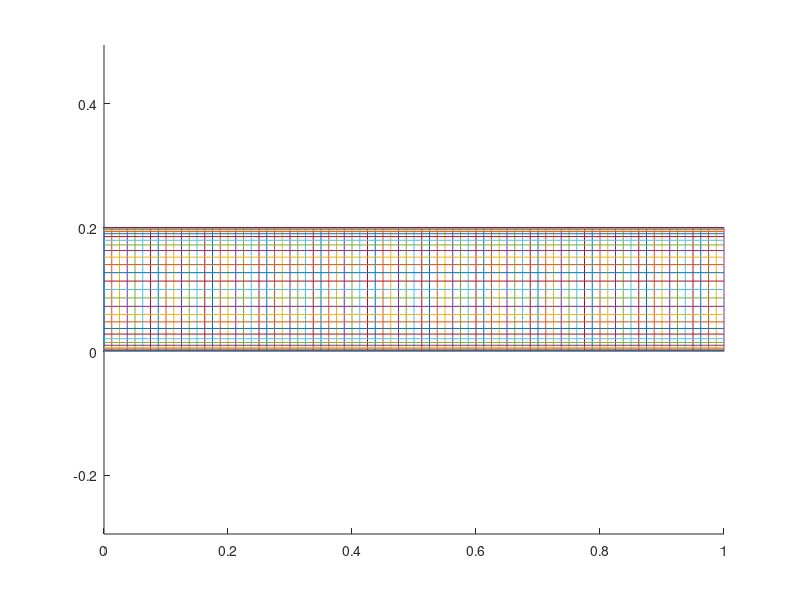

Write MATLAB code to recreate this figure.
function sit2
global geom poc;

geom = {};
poc = 0;

n1 = 80;
n2 = 30;

dy = 0.0005;

obdelnik([0,0],[1,0],[1,0.2],[0,0.2],n1,n2,1,3,1,3,dy,dy);
% obdelnik([0,0.05],[1,0.05],[1,0.1],[0,0.1],n1,n2,1,0,1,0,dy,dy);

[P,Q] = vytvor_sit;
kresli;
save 'P' P;
save 'Q' Q;

display(['Pocet bodu site je: ',num2str(length(P(:,1)))]);


function obdelnik(A,B,C,D,n1,n2,z1,z2,z3,z4,dx0,dy0)
% A, B, C, D jsou krajni body obdelnika [x,y]
% n1, n2 jsou pocty bunek v x-ove a y-ove soureadnici
% z1, z2 jsou zahusteni, 0 - doleva, 1 - nic, 2 - doprava, 3 - obe strany
global geom poc;
    X = zeros(n1+1,n2+1);
    Y = zeros(n1+1,n2+1);
    
    a = deleni(dx0,n1,norm(B-A),z1);
    b = deleni(dy0,n2,norm(C-B),z2);
    c = deleni(dx0,n1,norm(D-C),z3);
    d = deleni(dy0,n2,norm(A-D),z4);
    
    for i = 1:n1+1
        for j = 1:n2+1
            f1 = (1-a(i))*(1-d(j));
            f2 = a(i)*(1-b(j));
            f3 = c(i)*b(j);
            f4 = (1-c(i))*d(j);
            X(i,j) = A(1)*f1 + B(1)*f2 + C(1)*f3 + D(1)*f4;
            Y(i,j) = A(2)*f1 + B(2)*f2 + C(2)*f3 + D(2)*f4;
        end
    end
    
    obd{1} = n1;
    obd{2} = n2;
    obd{3} = X;
    obd{4} = Y;
    poc = poc + 1;
    geom{poc} = obd;

    
function kresli
global geom poc;
figure;
hold on;
for i = 1:poc
    obd = geom{i};
    n1 = obd{1};
    n2 = obd{2};
    X = obd{3};
    Y = obd{4};
    I = 1:n1+1;
    J = 1:n2+1;
    for i = 1:n1+1
        plot(X(i,J),Y(i,J));
    end
    for j = 1:n2+1
        plot(X(I,j),Y(I,j));
    end
end
axis equal


function [P,Q] = vytvor_sit
global geom poc;

% zjednoznacneni bodu
Pp = [];
s = 1;
for k = 1:poc
    obd = geom{k};
    n1 = obd{1};
    n2 = obd{2};
    X = obd{3};
    Y = obd{4};
    np = (n1+1)*(n2+1);
    Ppom = zeros(np,5);
    p = 1;
    for i = 1:(n1+1)
        for j = 1:(n2+1)
            Ppom(p,:) = [X(i,j),Y(i,j),s,0,0];
            p = p + 1;
            s = s + 1;
        end
    end
    Pp = [Pp;Ppom];
end
Pp = myqs(Pp);

Pp(1,4) = 1;
Pp(1,5) = 1;
for i = 2:length(Pp(:,1))
    if(norm(Pp(i,1:2)-Pp(i-1,1:2)) < 1e-8)
        Pp(i,4) = Pp(i-1,4);
    else
        Pp(i,4) = Pp(i-1,4) + 1;
        Pp(i,5) = 1;
    end
end

P = Pp(Pp(:,5) == 1, 1:2);
I = Pp(:,3);
slov(I) = Pp(:,4);

% vytvoreni matice indexu
s = 1;
for k = 1:poc
    obd = geom{k};
    n1 = obd{1};
    n2 = obd{2};
    ind = zeros(n1+1,n2+1);
    
    for i = 1:(n1+1)
        for j = 1:(n2+1)
            ind(i,j) = slov(s);
            s = s + 1;
        end
    end
    obd{5} = ind;
    geom{k} = obd;
end

% vytvoreni matice Q
Q = [];
for k = 1:poc
    obd = geom{k};
    n1 = obd{1};
    n2 = obd{2};
    ind = obd{5};
    
    nq = n1*n2;
    Qpom = zeros(nq,4);
    p = 1;
    for i = 1:n1
        for j = 1:n2
            Qpom(p,:) = [ind(i,j),ind(i+1,j),ind(i+1,j+1),ind(i,j+1)];
            p = p + 1;
        end
    end
    Q = [Q;Qpom];
end

function y = deleni(dy0,n,L,par)
dy0 = dy0/L;
dy = zeros(n,1);
dy(1) = dy0;
y = zeros(n+1,1);
y(2) = dy0;

if(par == 1)
    y = linspace(0,1,n+1)';
    return;
end

if(par == 3)
    lich = mod(n,2);
    n = fix(n/2);
    dy0 = 2*dy0;
    dy = zeros(n,1);
    dy(1) = dy0;
    y = zeros(n+1,1);
    y(2) = dy0;
    y = zeros(n+1,1);
    y(2) = dy0;
end

a = 0;
b = 10;
c = 0.3;
s = 1;
while 1
    A = linspace(c,0,n);
    for i = 2:n
        dy(i) = dy(i-1)*(1+A(i));
        y(i+1) = y(i) + dy(i);
    end
    if(y(n+1) < 1)
        a = c;
    else
        b = c;
    end
    c = (a+b)/2;
    if((b-a)/2 < 1e-8)
        break
    end
    s = s+1;
    if(s > 10000)
        display('Chyba')
        break;
    end
end
y = y/y(n+1);

if(par == 2)
    y = 1-y(end:-1:1);
end

if(par == 3)
    if(lich == 0)
        y = [y;2-y((end-1):-1:1)]/2;
    else
        dy = y(end)-y(end-1);
        y1 = [y;y(end)+dy];
        y2 = 2+dy-y((end-1):-1:1);
        y = [y1;y2];
        y = y/y(end);
    end
end


function out = myqs(data)
if(isempty(data) ~= 1)
    n = length(data(:,1));
    if(n < 2)
        out = data;
    else
        ind = floor(n/2);
        p = data(ind,:);
        L = zeros(size(data));
        iL = 1;
        R = zeros(size(data));
        iR = 1;
        if(n > 1)
            for i = 1:n
                if(i ~= ind)
                    if(je_mensi(data(i,:),p))
                        L(iL,:) = data(i,:);
                        iL = iL + 1;
                    else
                        R(iR,:) = data(i,:);
                        iR = iR + 1;
                    end
                end
            end
            L = myqs(L(1:iL-1,:));
            R = myqs(R(1:iR-1,:));
            out = [L; p; R];
        end
    end
else
    out = [];
end

function c = je_mensi(a,b)
c = 0;
if(b(1) - a(1) > 1e-5)
    c = 1;
elseif(abs(a(1) -b(1)) < 1e-5)
    if(b(2) - a(2) > 1e-5)
        c = 1;
    end
end



